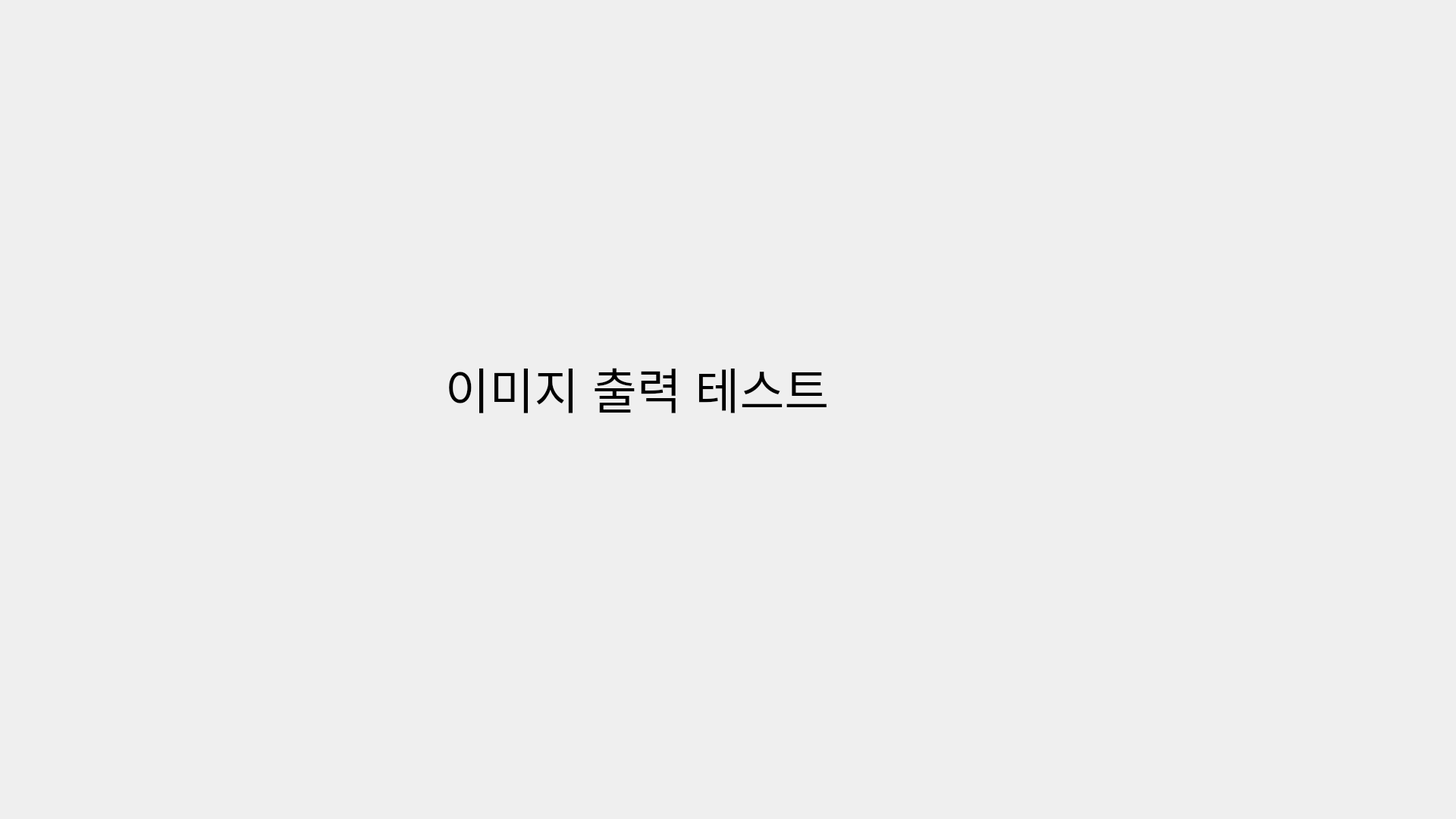
<?xml version="1.0" encoding="UTF-8"?>
<ui version="4.0">
 <class>imageoutput1</class>
 <widget class="QWidget" name="imageoutput1">
  <property name="geometry">
   <rect>
    <x>0</x>
    <y>0</y>
    <width>1920</width>
    <height>1080</height>
   </rect>
  </property>
  <property name="font">
   <font>
    <family>Arial</family>
    <pointsize>48</pointsize>
   </font>
  </property>
  <property name="windowTitle">
   <string>Form</string>
  </property>
  <widget class="QWidget" name="verticalLayoutWidget">
   <property name="geometry">
    <rect>
     <x>0</x>
     <y>430</y>
     <width>1921</width>
     <height>161</height>
    </rect>
   </property>
   <layout class="QVBoxLayout" name="verticalLayout">
    <item>
     <widget class="QLabel" name="label">
      <property name="text">
       <string>                                 이미지 출력 테스트</string>
      </property>
     </widget>
    </item>
   </layout>
  </widget>
 </widget>
 <resources/>
 <connections/>
</ui>
